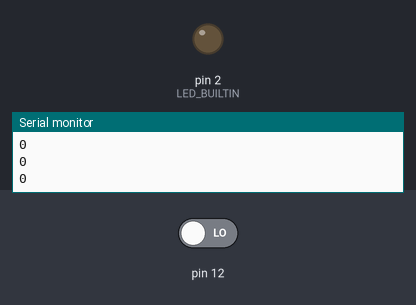
A sketch run on a simulated Arduino Uno, built with avr-gcc and run on an emulated ATmega328P. Parts: output pins drawn as LEDs (lit = HIGH), the last lines printed to the serial monitor. The test bench sets the inputs (shaded band); at power-on: pin 12 LOW.

Above: at 1.8 s.
1.9 s: pin 12 driven HIGH
At 3.1 s:
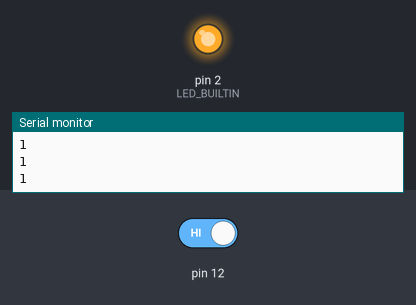
3.5 s: pin 12 driven LOW
At 4.2 s:
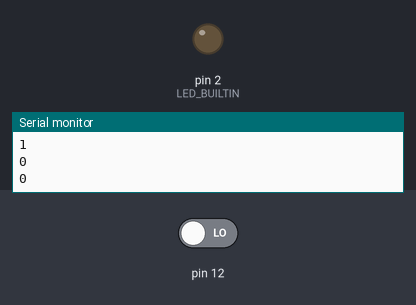
Timing chart, 0 to 6.5 s (numbered marks = the images above; inputs shaded):
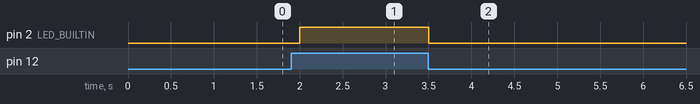

Measured:
- after the input at 1.9 s, pin 2 (LED_BUILTIN): LOW → HIGH after 0.10 s
- after the input at 3.5 s, pin 2 (LED_BUILTIN): HIGH → LOW at once

The sketch:

PIR_ledarduinodata.ino
```cpp
#define LED_BUILTIN 2
void setup() {
  pinMode(12,INPUT);  // pin for data_in.
  pinMode(LED_BUILTIN, OUTPUT);
  Serial.begin(115200);
}

// infinite loop that checks for sensor data.
void loop() {
  bool pirsensor = digitalRead(12);
  if (pirsensor){
    digitalWrite(LED_BUILTIN, HIGH);
    Serial.println("1");
    delay(250);}
  else{
    digitalWrite(LED_BUILTIN, LOW);
    Serial.println("0");
    delay(500);}
}
```
